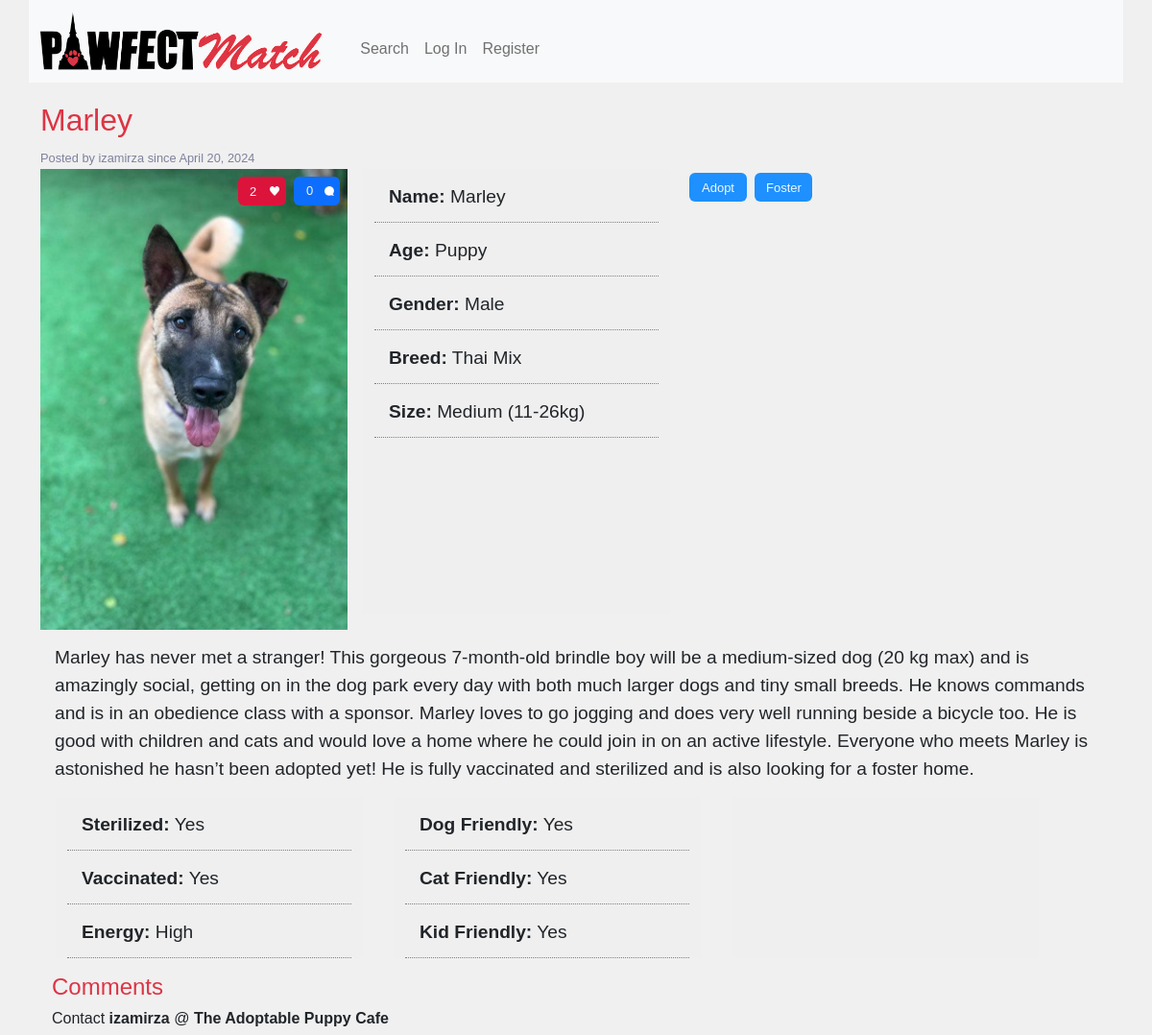
The app's page /detail/2 with its own data.
### adopt/models.py (models this page shows, shortened)
class Pet(models.Model):
    CHOICES = [('YES', 'Yes'), ('NO', 'No'), ('UNKNOWN', 'Unknown')]
    LEVELS = [('LOW', 'Low'), ('MEDIUM', 'Medium'), ('HIGH', 'High'), ('UNKNOWN', 'Unknown')]
    PROGRESS = [('YES', 'Yes'), ('INPROGRESS', 'In Progress'), ('UNKNOWN', 'Unknown')]
    GENDER = [('FEMALE', 'Female'),('MALE', 'Male')]
    ANIMALS = [('DOG', 'Dog'), ('CAT', 'Cat')]
    SIZES = [
        ('S', 'Small (1-10kg)'),
        ('M', 'Medium (11-26kg)'),
        ('L', 'Large (27-45kg)'),
        ('EX', 'Extra Large (46+kg)')
    ]
    AGES = [
        ('PUPPY', 'Puppy'),
        ('YOUNG', 'Young'),
        ('ADULT', 'Adult'),
        ('SENIOR', 'Senior')
    ]
    name = models.CharField(max_length=255, blank=False)
    type = models.CharField(max_length=255, choices=ANIMALS, default='DOG', blank=False)
    breed = models.CharField(max_length=255, null=True, blank=True)
    gender = models.CharField(max_length=6, choices=GENDER, null=True, blank=False)
    age = models.CharField(max_length=20, choices=AGES, null=True, blank=False)
    size = models.CharField(max_length=50, choices=SIZES, null=True, blank=True)
    description = models.TextField(max_length=2000, null=True, blank=False)
    registered_date = models.DateField(auto_now_add=True, null=True)
    registered_by = models.ForeignKey(User, null=True, on_delete=models.CASCADE, related_name='registered_pets')
    adopted_by = models.ForeignKey(User, null=True, blank=True, on_delete=models.CASCADE, related_name='adopt_pets')
    fostered_by = models.ForeignKey(User, null=True, blank=True, on_delete=models.CASCADE, related_name='fostered_pets')
    energy = models.CharField(max_length=10, choices=LEVELS, null=True, blank=True)
    anxiety = models.CharField(max_length=10, choices=LEVELS, null=True, blank=True)
    sterilized = models.CharField(max_length=10, choices=CHOICES, null=True, blank=True)
    vaccinated = models.CharField(max_length=10, choices=CHOICES, null=True, blank=True)
    images = models.CharField(max_length=500, null=True, blank=True)
    likes = models.ManyToManyField(User, blank=True, related_name="likes")
    dog_friendly = models.CharField(max_length=10, choices=CHOICES, null=True, blank=True)
    cat_friendly = models.CharField(max_length=10, choices=CHOICES, null=True, blank=True)
    kid_friendly = models.CharField(max_length=10, choices=CHOICES, null=True, blank=True)
    house_trained = models.CharField(max_length=10, choices=PROGRESS, null=True, blank=True)
    leash_trained = models.CharField(max_length=10, choices=PROGRESS, null=True, blank=True)
    crate_trained = models.CharField(max_length=10, choices=PROGRESS, null=True, blank=True)
    class Meta:
        ordering = ['-registered_date']
    def get_total_likes(self):
        return self.likes.count()

class User(AbstractUser):
    organization = models.ForeignKey(Organization, null=True, blank=True, on_delete=models.CASCADE, related_name='staff')
    phone = models.CharField(max_length=16, null=True, blank=True)
    address = models.TextField(max_length=255, null=True, blank=True)
    area = models.CharField(max_length=100, choices=AREAS, null=True, blank=False)
    country = models.CharField(max_length=255, default='Thailand', blank=False)

class Organization(models.Model):
    name = models.CharField(max_length=255, blank=False)
    image = models.CharField(max_length=500, null=True, blank=True)
    area = models.CharField(max_length=100, choices=AREAS, null=True, blank=False)
    def __str__(self):
        return f'{self.name}'

### adopt/views.py (the view)
# urls.py: path("detail/<int:pk>", views.detail, name="detail"),
def detail(request, pk):
    pet = get_object_or_404(Pet, pk=pk)
    context = {
            "pet": pet,
            "comments":pet.comments.order_by("-created_time").all()
        }
    return render(request, "adopt/pet_profile.html", context)

### adopt/templates/adopt/pet_profile.html (shortened to what this page needs)
{% extends "adopt/layout.html" %}
{% block body %}
    <h2>{{pet.name}}</h2>
    <span class="date">Posted by {{ pet.registered_by }} since {{ pet.registered_date }}</span>
    <br>
    <div class="container flex-container">
        <div class="row">
            <div class="profile-img-container p-1" style="background-image:url('{{ pet.images }}');" alt="{{ pet.name }}">
                <a href="#commentSection" class="commentSummary m-1"><span class="comment_count">{{ pet.comments.count }}</span></a>
                <button data-pet="{{ pet.id }}" type="button" class="btn like m-1" data-toggle="button" aria-pressed="false" autocomplete="off">
                    {{ pet.get_total_likes }}
                </button>
            </div>
            <ul class="profile-meta-group">
                <li class="profile-meta"><strong>Name:</strong> {{ pet.name }}</li>
                <li class="profile-meta"><strong>Age:</strong> {{ pet.get_age_display }}</li>
                <li class="profile-meta"><strong>Gender:</strong> {{ pet.get_gender_display }}</li>
                <li class="profile-meta"><strong>Breed:</strong> {{ pet.breed }}</li>
                <li class="profile-meta"><strong>Size:</strong> {{ pet.get_size_display }}</li>
            </ul>
            <a class="btn btn-primary edit m-1" href="#" onclick="alert('A message is sent to {{ pet.registered_by }}');" role="button">Adopt</a>
            <a class="btn btn-primary edit m-1" href="#" onclick="alert('A message is sent to {{ pet.registered_by }}');" role="button">Foster</a>
        </div>
        <div class="row profile-desc">
            {{ pet.description }}
        </div>
        <div class="row">
            <ul class="profile-meta-group">
                {% if pet.sterilized != None %}
                    <li class="profile-meta"><strong>Sterilized:</strong> {{ pet.get_sterilized_display }}</li>
                {% endif %}
                {% if pet.vaccinated != None %}
                    <li class="profile-meta"><strong>Vaccinated:</strong> {{ pet.get_vaccinated_display }}</li>
                {% endif %}
                {% if pet.energy != None %}
                    <li class="profile-meta"><strong>Energy:</strong> {{ pet.get_energy_display }}</li>
                {% endif %}
            </ul>
            <ul class="profile-meta-group">
                {% if pet.dog_friendly != None %}
                    <li class="profile-meta"><strong>Dog Friendly:</strong> {{ pet.get_dog_friendly_display }}</li>
                {% endif %}
                {% if pet.cat_friendly != None %}
                    <li class="profile-meta"><strong>Cat Friendly:</strong> {{ pet.get_cat_friendly_display }}</li>
                {% endif %}
                {% if pet.kid_friendly != None %}
                    <li class="profile-meta"><strong>Kid Friendly:</strong> {{ pet.get_kid_friendly_display }}</li>
                {% endif %}
            </ul>
            <ul class="profile-meta-group">
            </ul>
        </div>
        <div class="row">
            <h4>Comments {% if pet.comments.count > 1%}({{ pet.comments.count}}){% endif %}</h4>
            {% if pet.fostered_by != None %}
            <h6>Contact Fostered Family <strong>{{pet.fostered_by}}</strong></h6>
            {% else %}
                <h6>Contact <strong>{{ pet.registered_by }}</strong> @ <strong>{{ pet.registered_by.organization }}</strong></h6>
            {% endif %}
        </div>
    </div>
{% endblock %}

### adopt/static/adopt/styles.css (style rules this page uses)
* { margin: 0; padding: 0; font-family: 'poppins', sans-serif; box-sizing: border-box; }
body { background-color: #f0f0f0; }
a { text-decoration: none; }
h1, h2, h4 { margin-top:20px; color: #dc3545; }
.date { color:rgb(126, 129, 156); font-size: .8rem; line-height: 0%; }
.like { position:relative; display:block; height:30px; width:50px; background-image: url("/static/adopt/images/white_heart.png"); background-position-x: 82%; background-position-y: 50%; background-repeat: no-repeat; background-color: crimson; background-size: 10px 10px; text-align: left; border-style:none; border-radius: 6px; color:aliceblue; padding:8 3 3 5px; font-size:small; float: right; z-index: 500; }
.comment_count { display: block; text-align:center; padding: 5px 10px 10px 5px; margin-right:10px; }
.commentSummary { position:relative; display:block; height:30px; width:3rem; background-image: url("/static/adopt/images/comment.png"); background-position-x: 85%; background-position-y: 50%; background-repeat: no-repeat; background-color: #0d6efd; background-size: 10px 10px; text-align: left; border-style:none; border-radius: 6px; color:aliceblue; padding:8 3 3 5px; font-size:small; float: right; text-decoration:none; z-index: 500; }
.edit { position:relative; height:30px; width: 60px; background-color:dodgerblue; text-align: center; border-style:none; border-radius: 6px; color:aliceblue; padding:8 3 3 5px; font-size:small; }
.flex-container { display: flex; flex-flow: row wrap; }
.profile-img-container { display:block; width:20rem; height:30rem; background-size:cover; overflow:hidden; cursor: pointer; }
ul { list-style-type: none; margin: 0; padding: 0rem; margin:1rem; }
.profile-meta-group { background-color: #efefef; width:20rem; }
.profile-meta { border-bottom: 1px dotted grey; height:3.5rem; padding: 15px 15px 15px 15px; font-size:1.2rem; }
.profile-desc { padding: 15px 15px 15px 15px; font-size:1.2rem; }

### records on screen
Pet: name "Marley", registered_by "izamirza", registered_date "April 20, 2024", images (picture), comments.count "0", get_total_likes "2", age "Puppy", gender "Male", breed "Thai Mix", size "Medium (11-26kg)", description "Marley has never met a stranger! This gorgeous 7-month-old brindle boy will be a medium-sized dog (20 kg max) and is amazingly social, getting on in the dog park every day with both much larger dogs and tiny small breeds. He knows commands and is in an obedience class with a sponsor. Marley loves to go jogging and does very well running beside a bicycle too. He is good with children and cats and would love a home where he could join in on an active lifestyle. Everyone who meets Marley is astonished he hasn’t been adopted yet! He is fully vaccinated and sterilized and is also looking for a foster home.", sterilized "Yes", vaccinated "Yes", energy "High", dog_friendly "Yes", cat_friendly "Yes", kid_friendly "Yes", registered_by.organization "The Adoptable Puppy Cafe"
